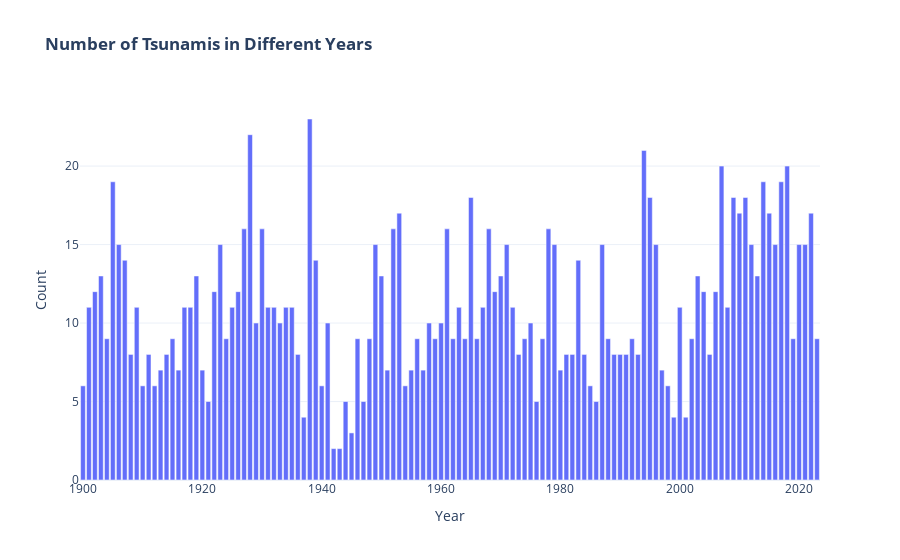

Here is the notebook cell this chart was saved with:
### Code cell
df_cnt_year=df.groupby(['Year'])['Sr.no'].count().reset_index()
fig = px.bar(df_cnt_year, x="Year", y="Sr.no",template='plotly_white', labels={
                     "Sr.no": "Count"},
             title="<b>Number of Tsunamis in Different Years")
fig.show()

### Figure 1 — Plotly figure (JSON) as saved in the notebook; plotly's stock layout.template omitted (floating-point values rounded to 4 significant figures)
{"data": [{"alignmentgroup": "True", "hovertemplate": "Year=%{x}<br>Count=%{y}<extra></extra>", "legendgroup": "", "marker": {"color": "#636efa", "pattern": {"shape": ""}}, "name": "", "offsetgroup": "", "orientation": "v", "showlegend": false, "textposition": "auto", "type": "bar", "x": [1900, 1901, 1902, 1903, 1904, 1905, 1906, 1907, 1908, 1909, 1910, 1911, 1912, 1913, 1914, 1915, 1916, 1917, 1918, 1919, 1920, 1921, 1922, 1923, 1924, 1925, 1926, 1927, 1928, 1929, 1930, 1931, 1932, 1933, 1934, 1935, 1936, 1937, 1938, 1939, 1940, 1941, 1942, 1943, 1944, 1945, 1946, 1947, 1948, 1949, 1950, 1951, 1952, 1953, 1954, 1955, 1956, 1957, 1958, 1959, 1960, 1961, 1962, 1963, 1964, 1965, 1966, 1967, 1968, 1969, 1970, 1971, 1972, 1973, 1974, 1975, 1976, 1977, 1978, 1979, 1980, 1981, 1982, 1983, 1984, 1985, 1986, 1987, 1988, 1989, 1990, 1991, 1992, 1993, 1994, 1995, 1996, 1997, 1998, 1999, 2000, 2001, 2002, 2003, 2004, 2005, 2006, 2007, 2008, 2009, 2010, 2011, 2012, 2013, 2014, 2015, 2016, 2017, 2018, 2019, 2020, 2021, 2022, 2023], "xaxis": "x", "y": [6, 11, 12, 13, 9, 19, 15, 14, 8, 11, 6, 8, 6, 7, 8, 9, 7, 11, 11, 13, 7, 5, 12, 15, 9, 11, 12, 16, 22, 10, 16, 11, 11, 10, 11, 11, 8, 4, 23, 14, 6, 10, 2, 2, 5, 3, 9, 5, 9, 15, 13, 7, 16, 17, 6, 7, 9, 7, 10, 9, 10, 16, 9, 11, 9, 18, 9, 11, 16, 12, 13, 15, 11, 8, 9, 10, 5, 9, 16, 15, 7, 8, 8, 14, 8, 6, 5, 15, 9, 8, 8, 8, 9, 8, 21, 18, 15, 7, 6, 4, 11, 4, 9, 13, 12, 8, 12, 20, 11, 18, 17, 18, 15, 13, 19, 17, 15, 19, 20, 9, 15, 15, 17, 9], "yaxis": "y"}], "layout": {"barmode": "relative", "legend": {"tracegroupgap": 0}, "title": {"text": "<b>Number of Tsunamis in Different Years"}, "xaxis": {"anchor": "y", "domain": [0, 1], "title": {"text": "Year"}}, "yaxis": {"anchor": "x", "domain": [0, 1], "title": {"text": "Count"}}}}
